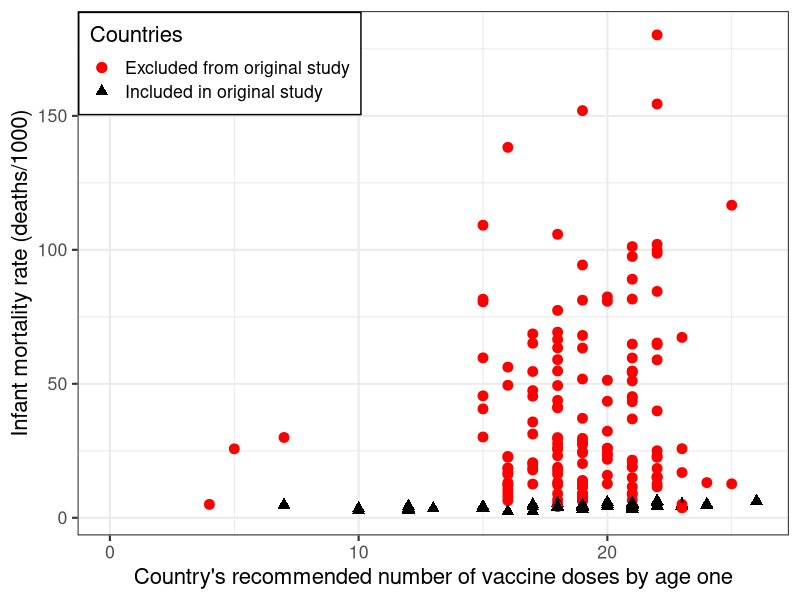

Reproduce this figure in R.
library(tidyverse)

data_full = read_csv("../data/Figure_1_Data.csv")

data_full$UsedByOriginalStudy = factor(data_full$UsedByOriginalStudy)
data_full = mutate(data_full, UsedByOriginalStudy = fct_recode(UsedByOriginalStudy,
                                                               "Excluded from original study" = "0",
                                                               "Included in original study" = "1"))

data_plot = ggplot(data = data_full, aes(color=UsedByOriginalStudy, shape=UsedByOriginalStudy)) +
  geom_point(aes(x=CalculatedDoseNum, y=cia.gov_IMR), size=3) +
  geom_point(aes(x=OriginalDoseNum, y=Original_IMR), size=3) +
  labs(x="Country's recommended number of vaccine doses by age one", y="Infant mortality rate (deaths/1000)", color="Countries") +
  theme_bw(base_size=16) +
  scale_color_manual(name="Countries", values=c("red", "black")) +
  scale_shape_manual(name="Countries", values=c(19, 17)) +
  xlim(0,NA) +
  theme(legend.position=c(0.2,0.9), 
        legend.background = element_rect(fill="white", size=0.5, linetype="solid", colour ="black"))
print(data_plot)

# Number of Countries in the Two Groups
num_countries = nrow(data_full)
num_included_countries = length(which(data_full$UsedByOriginalStudy=="Included in original study"))
print(num_countries)
print(num_included_countries)

# F statistic, R^2 val, slope coefficients for linear regressions
lm_full_data_result = lm(CalculatedDoseNum~cia.gov_IMR, data=data_full)
print("Summary of linear regression for all available data:\n")
print(summary(lm_full_data_result))

data_original_study = read_csv("../data/2009_Data_Used_by_Original_Study.csv")
lm_originally_used_data_result = lm(OriginalDoseNum~Original_IMR, data=data_original_study)
print("Summary of linear regression for data included in original study:\n")
print(summary(lm_originally_used_data_result))

# Check linear regression assumptions 
#plot(lm_full_data_result, 1) # 1_linear
#durbinWatsonTest(lm_full_data_result) # 2_independent
#plot(lm_full_data_result, 3) # 3_constant_variance
#ncvTest(lm_full_data_result) # 4_constant_variance_test

#plot(lm_originally_used_data_result, 1) # 1_linear
#durbinWatsonTest(lm_originally_used_data_result) # 2_independent
#plot(lm_originally_used_data_result, 3) # 3_constant_variance
#ncvTest(lm_originally_used_data_result) # 4_constant_variance_test


